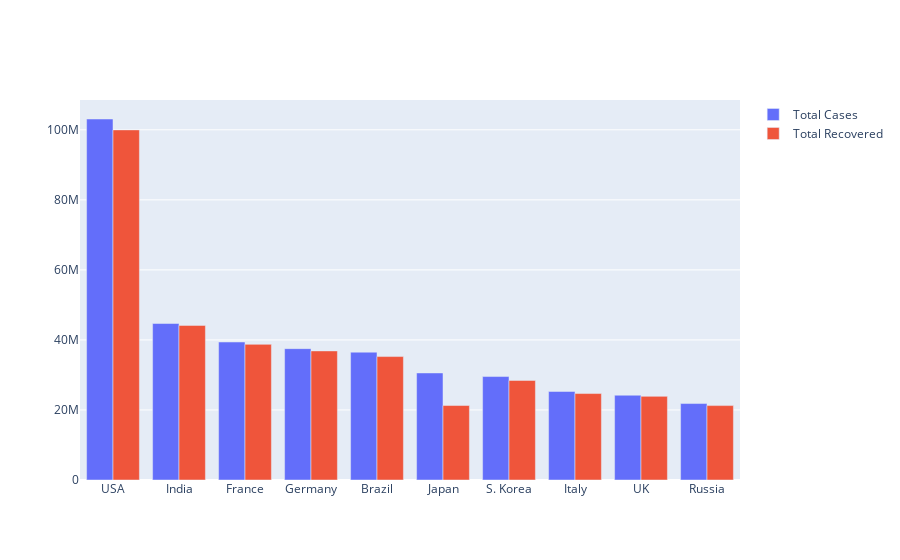

The notebook cell saved with this chart:
### Code cell
import plotly.graph_objects as go

fig = go.Figure(data=[
    go.Bar(name='Total Cases', x=df['Country,Other'][0:10], y=total_cases),
    go.Bar(name='Total Recovered', x=df['Country,Other'][0:10], y=total_recovered)
])
# Change the bar mode
fig.update_layout(barmode='group')
fig.show()

### Figure 1 — Plotly figure (JSON) as saved in the notebook; plotly's stock layout.template omitted (floating-point values rounded to 4 significant figures)
{"data": [{"name": "Total Cases", "type": "bar", "x": ["USA", "India", "France", "Germany", "Brazil", "Japan", "S. Korea", "Italy", "UK", "Russia"], "y": [103086927, 44681170, 39407727, 37509539, 36504006, 30568877, 29539706, 25279682, 24210131, 21829736]}, {"name": "Total Recovered", "type": "bar", "x": ["USA", "India", "France", "Germany", "Brazil", "Japan", "S. Korea", "Italy", "UK", "Russia"], "y": [99979336, 44147002, 38737262, 36861300, 35247755, 21265232, 28433800, 24688083, 23881783, 21248549]}], "layout": {"barmode": "group"}}
